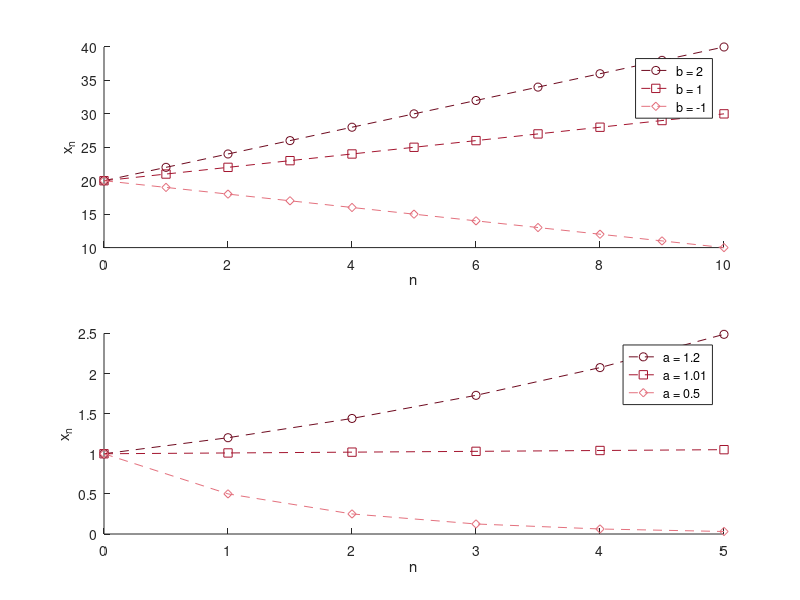

Here is the MATLAB script that generated this plot:
% Fig. 1.11: Arithmetic and geometric sequences (book, Section 1.2, Eq. 1.11 and 1.13)
% top: x_{n+1} = x_n + b with x_0 = 20;  bottom: x_{n+1} = a x_n with x_0 = 1
% (c) 2026 Philipp Kügler · Program for the book "Dynamical Systems in the Life Sciences" · MIT License (see LICENSE)
rot = [0.43 0.04 0.12; 0.64 0.08 0.18; 0.89 0.44 0.49];   % shades of red for several sequences
marker = 'osd';

subplot(2, 1, 1); hold on
n = 0:10; bs = [2 1 -1];
for i = 1:3
    x = 20 + bs(i) * n;                  % solution formula (1.12)
    plot(n, x, ['--' marker(i)], 'Color', rot(i, :), 'DisplayName', sprintf('b = %g', bs(i)));
    fprintf('b = %g:  x_10 = %g\n', bs(i), x(end));
end
hold off; xlabel('n'); ylabel('x_n'); legend('show');

subplot(2, 1, 2); hold on
n = 0:5; as = [1.2 1.01 0.5];
for i = 1:3
    x = as(i) .^ n;                      % solution formula (1.14) with x_0 = 1
    plot(n, x, ['--' marker(i)], 'Color', rot(i, :), 'DisplayName', sprintf('a = %g', as(i)));
    fprintf('a = %g:  x_5 = %.4f\n', as(i), x(end));
end
hold off; xlabel('n'); ylabel('x_n'); legend('show');
